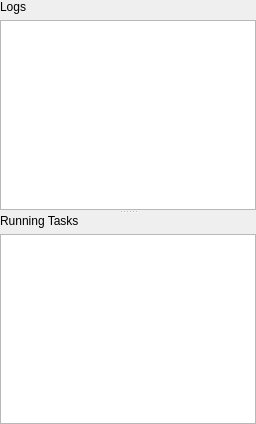
      <widget class="QWidget" name="sidebar" native="true">
       <layout class="QVBoxLayout" name="verticalLayout_13">
        <property name="leftMargin">
         <number>0</number>
        </property>
        <property name="topMargin">
         <number>0</number>
        </property>
        <property name="rightMargin">
         <number>0</number>
        </property>
        <property name="bottomMargin">
         <number>0</number>
        </property>
        <item>
         <widget class="QSplitter" name="splitter_2">
          <property name="orientation">
           <enum>Qt::Vertical</enum>
          </property>
          <widget class="QWidget" name="logsWidget" native="true">
           <layout class="QVBoxLayout" name="verticalLayout_10">
            <property name="leftMargin">
             <number>0</number>
            </property>
            <property name="topMargin">
             <number>0</number>
            </property>
            <property name="rightMargin">
             <number>0</number>
            </property>
            <property name="bottomMargin">
             <number>0</number>
            </property>
            <item>
             <widget class="QLabel" name="label_13">
              <property name="sizePolicy">
               <sizepolicy hsizetype="Preferred" vsizetype="Fixed">
                <horstretch>0</horstretch>
                <verstretch>0</verstretch>
               </sizepolicy>
              </property>
              <property name="text">
               <string>Logs</string>
              </property>
             </widget>
            </item>
            <item>
             <widget class="QTextEdit" name="logsViewBox">
              <property name="maximumSize">
               <size>
                <width>16777215</width>
                <height>16777215</height>
               </size>
              </property>
              <property name="cursor" stdset="0">
               <cursorShape>IBeamCursor</cursorShape>
              </property>
              <property name="readOnly">
               <bool>true</bool>
              </property>
             </widget>
            </item>
           </layout>
          </widget>
          <widget class="QWidget" name="tasksWidget" native="true">
           <layout class="QVBoxLayout" name="verticalLayout_12">
            <property name="leftMargin">
             <number>0</number>
            </property>
            <property name="topMargin">
             <number>0</number>
            </property>
            <property name="rightMargin">
             <number>0</number>
            </property>
            <property name="bottomMargin">
             <number>0</number>
            </property>
            <item>
             <widget class="QLabel" name="label_15">
              <property name="sizePolicy">
               <sizepolicy hsizetype="Preferred" vsizetype="Fixed">
                <horstretch>0</horstretch>
                <verstretch>0</verstretch>
               </sizepolicy>
              </property>
              <property name="text">
               <string>Running Tasks</string>
              </property>
             </widget>
            </item>
            <item>
             <widget class="QTextEdit" name="tasksViewBox"/>
            </item>
           </layout>
          </widget>
         </widget>
        </item>
       </layout>
      </widget>
